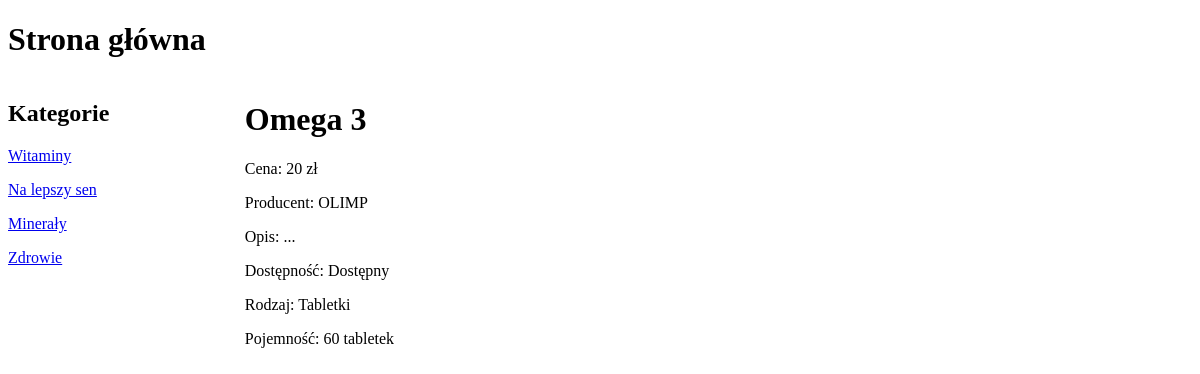
Screenshot of /suplement/3 with the database file from the repository.
### Main/models.py (models this page shows, shortened)
class Kategoria(models.Model):
    nazwa = models.CharField(max_length=50)
    class Meta:
        verbose_name = "Kategoria"
        verbose_name_plural = "Kategorie"

class Supplement(models.Model):
    kategoria = models.ForeignKey(Kategoria, on_delete=models.CASCADE, null=True)
    producent = models.ForeignKey(Producent, on_delete=models.CASCADE, null=True)
    nazwa = models.CharField(max_length=50)
    opis = models.TextField(max_length=250)
    dostepnosc = models.CharField(max_length=50)
    cena = models.CharField(max_length=50)
    rodzaj_suplementu = models.CharField(max_length=50)
    pojemnosc_suplementu = models.CharField(max_length=50)
    class Meta:
        verbose_name = "Suplement"
        verbose_name_plural = "Suplementy"

class Producent(models.Model):
    nazwa = models.CharField(max_length=50)
    def __str__(self):
        return self.nazwa
    class Meta:
        verbose_name = "Producent"
        verbose_name_plural = "Producenci"

### Main/views.py (the view)
# urls.py: path('suplement/<id>', suplement, name='supplement'),
def suplement(request, id):
    suplement_adres = Supplement.objects.get(pk=id)
    kategorie = Kategoria.objects.all()
    dane = {'suplement_adres' : suplement_adres,'kategorie' : kategorie}
    return render(request, 'suplement.html', dane)

### Main/templates/suplement.html (shortened to what this page needs)
{% extends 'index.html' %}
    {% load static %}
    {% block suplement %}
    {% if suplement_adres %}
        <h1> {{ suplement_adres.nazwa }}</h1>
        <p>Cena: {{ suplement_adres.cena }}</p>
        <p>Producent: {{ suplement_adres.producent }}</p>
        <p>Opis: {{ suplement_adres.opis }}</p>
        <p>Dostępność: {{ suplement_adres.dostepnosc }}</p>
        <p>Rodzaj: {{ suplement_adres.rodzaj_suplementu }}</p>
        <p>Pojemność: {{ suplement_adres.pojemnosc_suplementu }}</p>
    {% else %}
        <p>Produkt nie istnieje</p>
    {% endif %}
    {% endblock suplement %}

### Main/templates/index.html (shortened to what this page needs)
<!DOCTYPE html>
<html lang="en">
<head>
    {% load static %}
    <link rel="stylesheet" href="{% static 'style.css' %}">
</head>
<body>
    <div>
        <h1>Strona główna</h1>
    </div>
    <div id="left-site">
        <h2>Kategorie</h2>
        {% for kat in kategorie %}
        <p><a href="/kategoria/{{ kat.id }}"> {{ kat.nazwa }}</a></p>
        {% endfor %}
    </div>
    <div id="center">
        {% block suplement %} {% endblock suplement %}
    </div>
</body>
</html>

### Main/static/style.css (style rules this page uses)
#left-site { width: 20%; float: left; }
#center { width: 70%; float: left; }

### rows the page displays
Kategoria: nazwa "Witaminy"
Kategoria: nazwa "Na lepszy sen"
Kategoria: nazwa "Minerały"
Kategoria: nazwa "Zdrowie"
Supplement: nazwa "Omega 3", cena "20 zł", producent "OLIMP", opis "...", dostepnosc "Dostępny", rodzaj_suplementu "Tabletki", pojemnosc_suplementu "60 tabletek"
